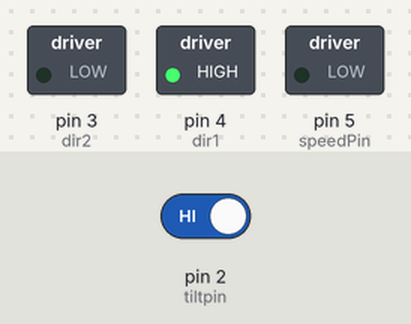
Simulated run of this sketch. Board: Arduino Uno, built with avr-gcc and run on an emulated ATmega328P. On the bench: switched loads named in the sketch (green lamp = pin HIGH). Inputs (shaded band) come from the test bench; at power-on: pin 2 (tiltpin) HIGH. What the sketch prints to the serial monitor is not drawn.

Above: at 1.2 s.
1.3 s: pin 2 (tiltpin) driven LOW
At 1.7 s:
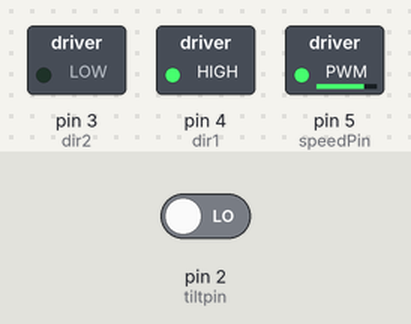
Timing chart, 0 to 4.3 s (numbered marks = the images above; inputs shaded):
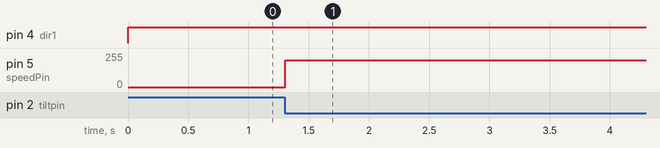

The sketch:

dc-motor.ino
```cpp
int speedPin = 5;
int dir1 = 4;
int dir2 = 3;
int motorspeed = 200;

int tiltpin = 2;

void setup() {
  pinMode(speedPin, OUTPUT);
  pinMode(dir1, OUTPUT);
  pinMode(dir2, OUTPUT);
  pinMode(tiltpin, INPUT);
  digitalWrite(tiltpin, HIGH);
  Serial.begin(9600);

}

void loop() {
  digitalWrite(dir1, HIGH);
  digitalWrite(dir2, LOW);

  int tiltval = digitalRead(tiltpin);
  Serial.println(tiltval);
  if (tiltval == 0){
    analogWrite(speedPin, motorspeed);
  }
  if (tiltval == 1){
    analogWrite(speedPin, 0);
  }

}
```

Measured:
- after the input at 1.3 s, pin 5 (speedPin): 0/255 → 200/255 at once
